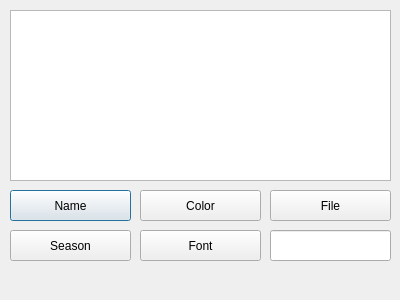
<?xml version="1.0" encoding="UTF-8"?>
<ui version="4.0">
 <class>Dialog</class>
 <widget class="QDialog" name="Dialog">
  <property name="geometry">
   <rect>
    <x>0</x>
    <y>0</y>
    <width>400</width>
    <height>300</height>
   </rect>
  </property>
  <property name="windowTitle">
   <string>Dialog</string>
  </property>
  <widget class="QPushButton" name="btnName">
   <property name="geometry">
    <rect>
     <x>10</x>
     <y>190</y>
     <width>121</width>
     <height>31</height>
    </rect>
   </property>
   <property name="text">
    <string>Name</string>
   </property>
  </widget>
  <widget class="QTextEdit" name="textEdit">
   <property name="geometry">
    <rect>
     <x>10</x>
     <y>10</y>
     <width>381</width>
     <height>171</height>
    </rect>
   </property>
  </widget>
  <widget class="QPushButton" name="btnSeason">
   <property name="geometry">
    <rect>
     <x>10</x>
     <y>230</y>
     <width>121</width>
     <height>31</height>
    </rect>
   </property>
   <property name="text">
    <string>Season</string>
   </property>
  </widget>
  <widget class="QPushButton" name="btnColor">
   <property name="geometry">
    <rect>
     <x>140</x>
     <y>190</y>
     <width>121</width>
     <height>31</height>
    </rect>
   </property>
   <property name="text">
    <string>Color</string>
   </property>
  </widget>
  <widget class="QPushButton" name="btnFont">
   <property name="geometry">
    <rect>
     <x>140</x>
     <y>230</y>
     <width>121</width>
     <height>31</height>
    </rect>
   </property>
   <property name="text">
    <string>Font</string>
   </property>
  </widget>
  <widget class="QPushButton" name="btnFile">
   <property name="geometry">
    <rect>
     <x>270</x>
     <y>190</y>
     <width>121</width>
     <height>31</height>
    </rect>
   </property>
   <property name="text">
    <string>File</string>
   </property>
  </widget>
  <widget class="QLineEdit" name="lineEdit">
   <property name="geometry">
    <rect>
     <x>270</x>
     <y>230</y>
     <width>121</width>
     <height>31</height>
    </rect>
   </property>
  </widget>
 </widget>
 <resources/>
 <connections/>
</ui>
